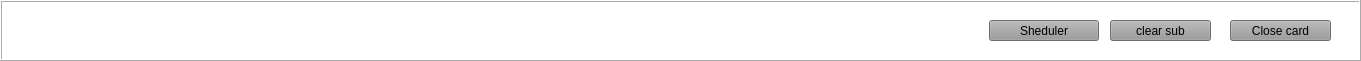
     <widget class="QFrame" name="frame_subt_3">
      <property name="geometry">
       <rect>
        <x>0</x>
        <y>520</y>
        <width>1361</width>
        <height>61</height>
       </rect>
      </property>
      <property name="sizePolicy">
       <sizepolicy hsizetype="Fixed" vsizetype="Fixed">
        <horstretch>0</horstretch>
        <verstretch>0</verstretch>
       </sizepolicy>
      </property>
      <property name="minimumSize">
       <size>
        <width>500</width>
        <height>41</height>
       </size>
      </property>
      <property name="styleSheet">
       <string notr="true">background-color: rgb(255, 255, 255);</string>
      </property>
      <property name="frameShape">
       <enum>QFrame::Box</enum>
      </property>
      <property name="frameShadow">
       <enum>QFrame::Raised</enum>
      </property>
      <widget class="QPushButton" name="pushButton_closecard_4">
       <property name="geometry">
        <rect>
         <x>1230</x>
         <y>20</y>
         <width>101</width>
         <height>21</height>
        </rect>
       </property>
       <property name="cursor">
        <cursorShape>PointingHandCursor</cursorShape>
       </property>
       <property name="mouseTracking">
        <bool>true</bool>
       </property>
       <property name="styleSheet">
        <string notr="true">background-color: rgb(153, 153, 153);</string>
       </property>
       <property name="text">
        <string>Close card</string>
       </property>
      </widget>
      <widget class="QPushButton" name="pushButton_CLEARsub_3">
       <property name="geometry">
        <rect>
         <x>1110</x>
         <y>20</y>
         <width>101</width>
         <height>21</height>
        </rect>
       </property>
       <property name="cursor">
        <cursorShape>PointingHandCursor</cursorShape>
       </property>
       <property name="mouseTracking">
        <bool>true</bool>
       </property>
       <property name="styleSheet">
        <string notr="true">background-color: rgb(153, 153, 153);</string>
       </property>
       <property name="text">
        <string>clear sub</string>
       </property>
      </widget>
      <widget class="QPushButton" name="pushButton_sheduler">
       <property name="geometry">
        <rect>
         <x>989</x>
         <y>20</y>
         <width>110</width>
         <height>21</height>
        </rect>
       </property>
       <property name="styleSheet">
        <string notr="true">background-color: rgb(153, 153, 153);</string>
       </property>
       <property name="text">
        <string>Sheduler</string>
       </property>
      </widget>
     </widget>
